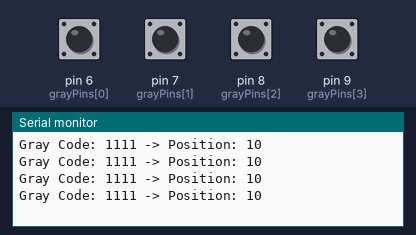
Bench run of a sketch on a simulated Arduino Uno, built with avr-gcc and run on an emulated ATmega328P. Parts: the last lines printed to the serial monitor. The inputs (shaded band) are chosen by the test bench; at power-on: pin 6 (grayPins[0]), pin 7 (grayPins[1]), pin 8 (grayPins[2]), pin 9 (grayPins[3]) HIGH.

Above: at 1.8 s.
1.9 s: pin 6 (grayPins[0]) pulled LOW for 0.6 s
At 2.4 s:
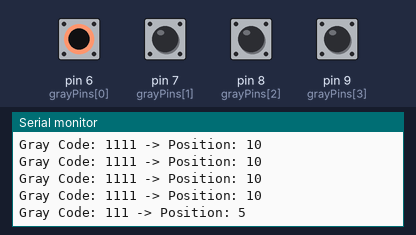
4.0 s: pin 7 (grayPins[1]) pulled LOW for 0.6 s
At 4.4 s:
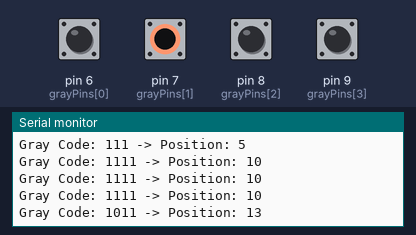
6.1 s: pin 8 (grayPins[2]) pulled LOW for 0.6 s
At 6.9 s:
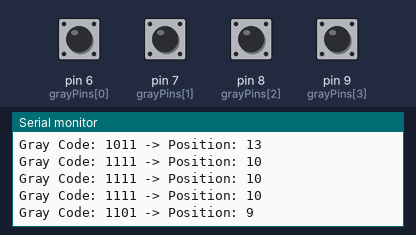
8.2 s: pin 9 (grayPins[3]) pulled LOW for 0.6 s
At 8.9 s:
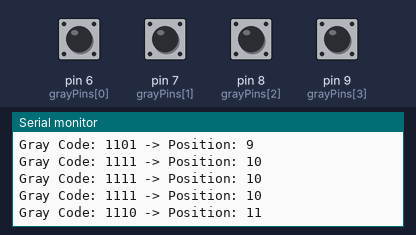
Timing chart, 0 to 11.2 s (numbered marks = the images above; inputs shaded):
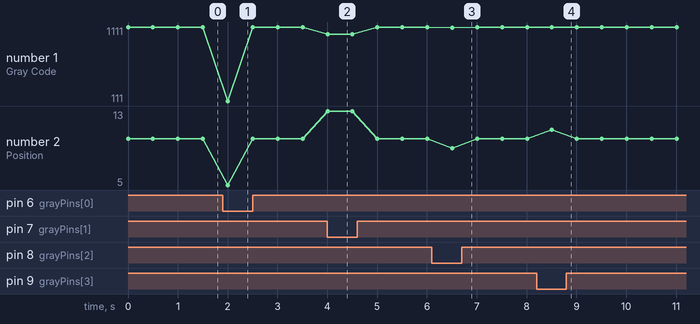

The sketch:

gray_code_encoder.ino
```cpp
const int grayPins[4] = {6, 7, 8, 9};  // Encoder output pins

void setup() {
  Serial.begin(9600);
  for (int i = 0; i < 4; i++) {
    pinMode(grayPins[i], INPUT_PULLUP);
  }
}

int grayToBinary(int gray) {
  int binary = gray;
  for (int mask = gray >> 1; mask != 0; mask = mask >> 1) {
    binary ^= mask;
  }
  return binary;
}

void loop() {
  int grayCode = 0;
  for (int i = 0; i < 4; i++) {
    int bitVal = digitalRead(grayPins[i]);
    grayCode |= (bitVal << (3 - i));  // MSB first
  }

  int binaryValue = grayToBinary(grayCode);

  Serial.print("Gray Code: ");
  Serial.print(grayCode, BIN);
  Serial.print(" -> Position: ");
  Serial.println(binaryValue);

  delay(500);
}
```

Measured:
- after the input at 1.9 s, the serial monitor: prints a new line after 0.10 s (image 1)
- after the input at 4.0 s, the serial monitor: prints a new line at once (image 2)
- after the input at 6.1 s, the serial monitor: prints a new line after 0.41 s (image 3)
- after the input at 8.2 s, the serial monitor: prints a new line after 0.31 s (image 4)
